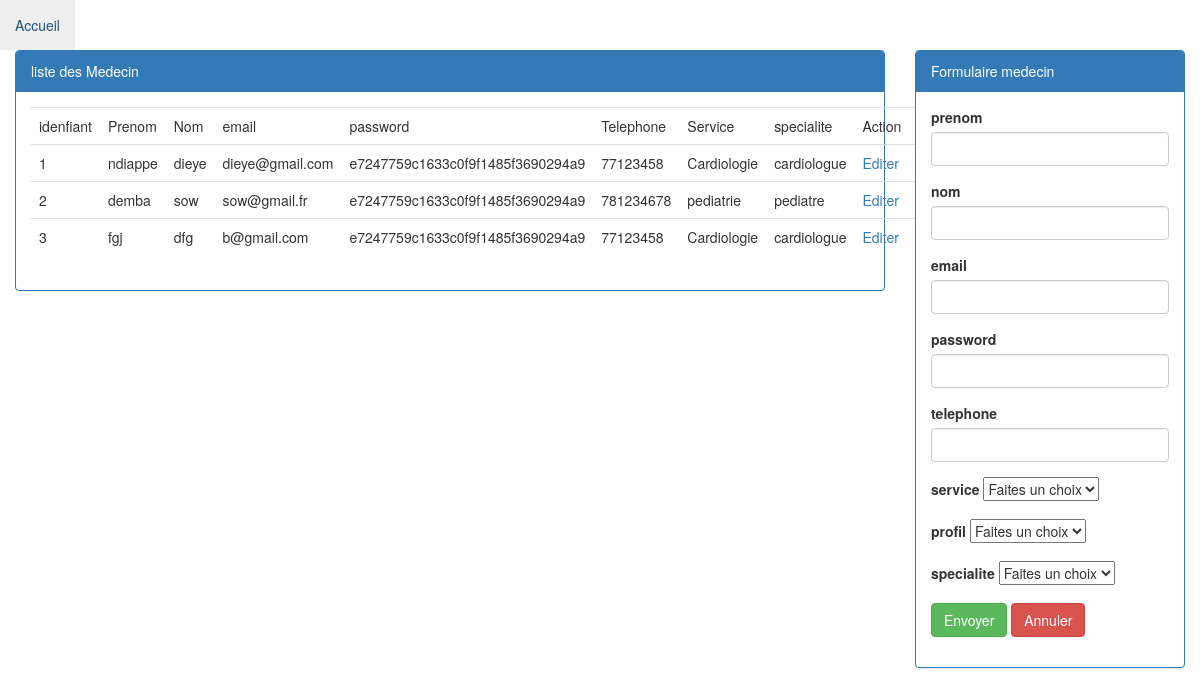
The page /src/view/mdecin/ajoutmedecin.php (signed in) on the database its author committed.
### tables this page shows
CREATE TABLE `Medecin` (
  `id_medecin` int(11) NOT NULL,
  `prenom` varchar(200) NOT NULL,
  `nom` varchar(200) NOT NULL,
  `email` varchar(200) NOT NULL,
  `password` varchar(200) NOT NULL,
  `telephone` int(11) NOT NULL,
  `id_service` int(11) NOT NULL,
  `id_profil` int(11) NOT NULL,
  `id_specialite` int(11) NOT NULL
);

CREATE TABLE `Service` (
  `id_service` int(11) NOT NULL,
  `nom_service` varchar(200) NOT NULL
);

CREATE TABLE `Specialite` (
  `id_specialite` int(11) NOT NULL,
  `nom_specialite` varchar(200) NOT NULL
);

### src/model/DB.php (called while the page is built, shortened)
<?php
class DB
{
    public function __construct()
    {
        $dsn = "mysql:host=localhost;dbname=GestionRDV";
        $user = "root";
        $password = "";
        try{
            $this->db = new PDO($dsn, $user, $password);
        }catch (PDOException $ex){
            die($ex->getMessage());
        }
    }
}
?>

### src/model/MedecinDB.php (called while the page is built, shortened)
<?php
class MedecinDB extends DB{
    public function tip()
    {
        $sql = "SELECT id_medecin,prenom,nom,email,nom_service,password,telephone,nom_specialite
        FROM Medecin , Specialite ,Service
        WHERE Medecin.id_specialite = Specialite.id_specialite AND Medecin.id_service = Service.id_service";
        return $this->db->query($sql);
    }
}
?>

### src/view/mdecin/ajoutmedecin.php (the view, shortened to what this page needs)
<!DOCTYPE html>
<html>
<head>
    <link rel="stylesheet" href="../../../public/css/bootstrap.min.css"/>
</head>
<body>
<div class="nav navbar-primary">
        <ul class="nav navbar-nav">
            <li><a href="../../view/accueil/accueil.php">Accueil</a></li>
        </ul>
        </div>
		<div class="container col-md-9">
		<div class="panel panel-primary">
			<div class="panel-heading">liste des Medecin</div>
			<div class="panel-body">
			<table class="table">
					<tr>
					<td>idenfiant</td>
						<td>Prenom</td>
						<td>Nom</td>
						<td>email</td>
						<td>password</td>
						<td>Telephone</td>
						<td>Service</td>
						<td>specialite</td>
						<td>Action</td>
						<td>Action</td>
					</tr>
					<?php
						require_once "../../model/DB.php";
						require_once "../../model/MedecinDB.php";
						$medecindb = new MedecinDB();
						$medecins = $medecindb->tip()->fetchAll();
						foreach($medecins as $key => $medecin){
							echo "<tr>
							<td>".$medecin[0]."</td>
							<td>".$medecin[1]."</td>
							<td>".$medecin[2]."</td>
							<td>".$medecin[3]."</td>
							<td>".$medecin[5]."</td>
							<td>".$medecin[6]."</td>
							<td>".$medecin[4]."</td>
							<td>".$medecin[7]."</td>
							<td><a href='?id_medecin=$medecin[0]'>Editer</td>
							<td><a href='../../controller/MedecinController.php?id_medecin=$medecin[0]' onClick='return confirm(\"Voulez vous supprimer\");'>Supprimer</a></td>
							</tr>";
						}
					?>
				</table>
			</div>
		</div>
	</div>
        <div class="col-md-3">
		<div class="panel panel-primary">
			<div class="panel-heading">Formulaire medecin</div>
			<div class="panel-body">
			<form method="POST" action="../../controller/MedecinController.php" id = "formulaire">
					<div class="form-group">
                    <label class="control-label">prenom</label>
						<input class="form-control" type="text" name="prenom" value ="<?php if(isset($medecin_edit)) echo $medecin_edit->prenom; ?>"/>
					</div>
                    <div class="form-group">
                    <label class="control-label">nom</label>
						<input class="form-control" type="text" name="nom" value ="<?php if(isset($medecin_edit)) echo $medecin_edit->nom; ?>" />
                        </div>
                        <div class="form-group">
                    <label class="control-label">email</label>
						<input class="form-control"type="email" name="email" value ="<?php if(isset($medecin_edit)) echo $medecin_edit->email; ?>" />
                        </div>
                        <div class="form-group">
                    <label class="control-label">password</label>
						<input class="form-control" type="password" name="password" value ="<?php if(isset($medecin_edit)) echo $medecin_edit->password; ?>" />
                        </div>
                        <div class="form-group">
                    <label class="control-label">telephone</label>
						<input class="form-control" type="text" name="telephone" value ="<?php if(isset($medecin_edit)) echo $medecin_edit->telephone; ?>" />
                        </div>
                        <div class="form-group">
                        <label class="control-label">service</label>
                        <select name="id_service" id="id_service">
							<option value=""> Faites un choix </option>
							<?php
								require_once "../../model/DB.php";
							?>
						</select>
                        </div>
                        <div class="form-group">
						<label class="control-label">profil</label>
                        <select name="id_profil" id="id_profil">
							<option value=""> Faites un choix </option>
							<?php
								require_once "../../model/DB.php";
							?>
						</select>
                        </div>
                        <div class="form-group">
                        <label class="control-label">specialite</label>
                        <select name="id_specialite" id="id_specialite">
							<option value=""> Faites un choix </option>
							<?php
								require_once "../../model/DB.php";
							?>
						</select>
                        </div>
						<div class="form-group">
					<?php if(isset($medecin_edit)) {?>
						<input class="btn btn-primary" type="submit" name="modifier" value="Modifier" />
					<?php } else { ?>
						<input class="btn btn-success" type="submit" name="envoyer" value="Envoyer" />
					<?php } ?>
						<input class="btn btn-danger" type="reset" name="annuler" value="Annuler" />
					</div>
                 </form>
                 </div>
                 </div>
                 </div>
</body>
</html>

### rows shown on the page
medecin: id_medecin "1", prenom "ndiappe", nom "dieye", email "dieye@gmail.com", password "e7247759c1633c0f9f1485f3690294a9", telephone "77123458", id_service.nom_service "Cardiologie", id_specialite.nom_specialite "cardiologue"
medecin: id_medecin "2", prenom "demba", nom "sow", email "sow@gmail.fr", password "e7247759c1633c0f9f1485f3690294a9", telephone "781234678", id_service.nom_service "pediatrie", id_specialite.nom_specialite "pediatre"
medecin: id_medecin "3", prenom "fgj", nom "dfg", email "b@gmail.com", password "e7247759c1633c0f9f1485f3690294a9", telephone "77123458", id_service.nom_service "Cardiologie", id_specialite.nom_specialite "cardiologue"
